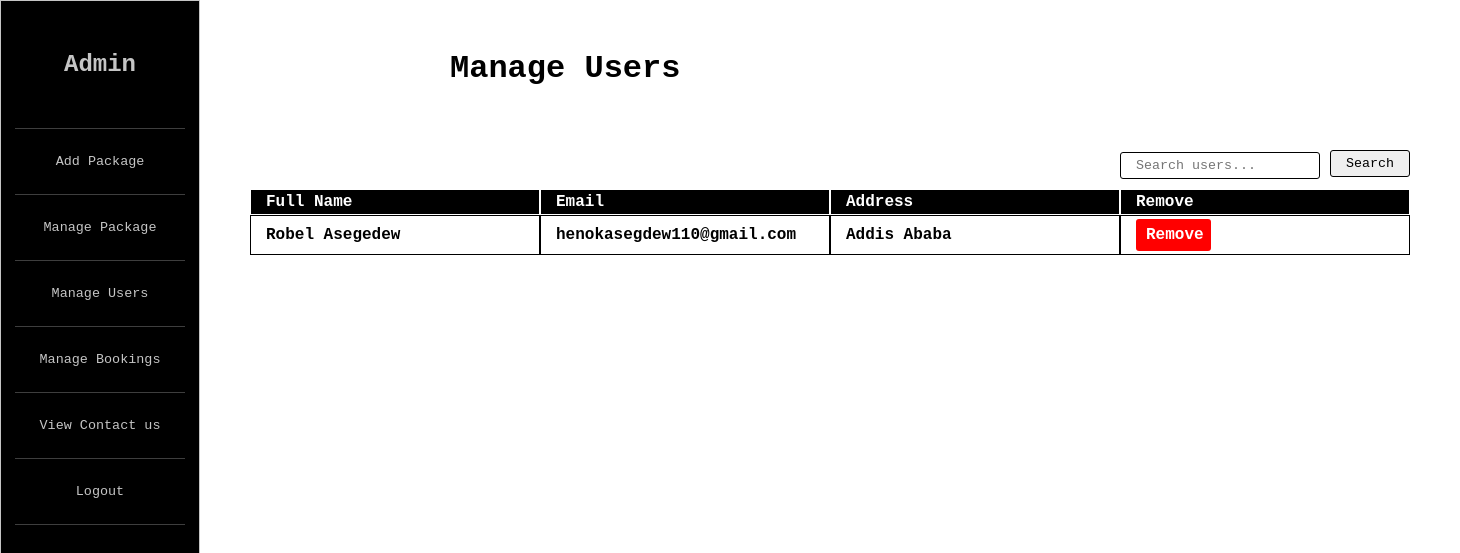
The app's page /admin/manage_user.php with its own data.
### tables this page shows
CREATE TABLE `users` (
  `id` int(11) NOT NULL,
  `fullname` varchar(100) NOT NULL,
  `email` varchar(100) NOT NULL,
  `password` varchar(255) NOT NULL,
  `address` text DEFAULT NULL
);

### admin/manage_user.php (the view, shortened to what this page needs)
<!DOCTYPE html>
<html lang="en">
<head>
    <link rel="stylesheet" href="./css/home.css">
    <link rel="stylesheet" href="./css/manage_user.css">
</head>
<body>
<?php
include '../php/connection.php';
$search = '';
$sql = "SELECT id, fullname, email, address FROM users WHERE fullname LIKE ? OR email LIKE ?";
$stmt = $conn->prepare($sql);
$searchParam = '%' . $search . '%';
$stmt->bind_param('ss', $searchParam, $searchParam);
$stmt->execute();
$result = $stmt->get_result();
$datas = [];
if ($result->num_rows > 0) {
    while ($row = $result->fetch_assoc()) {
        $datas[] = $row;
    }
} else {
    echo "0 results";
}
?>
    <div class="side-panel">
        <h2>Admin</h2>
        <div class="link-list">
            <a href="./add_package.php">Add Package</a>
            <a href="./manage_package.php">Manage Package</a>
            <a href="">Manage Users</a>
            <a href="">Manage Bookings</a>
            <a href="">View Contact us</a>
            <a href="./php/logout.php">Logout</a>
        </div>
    </div>
    <div class="main">
        <h1 class="title">Manage Users</h1>
        <form action="" method="post">
            <input type="text" name="search" placeholder="Search users..." value="">
            <input type="submit" value="Search">
        </form>
        <div class="container">
            <div class="head body">Full Name</div>
            <div class="head body">Email</div>
            <div class="head body">Address</div>
            <div class="head body">Remove</div>
            <?php
                if (!empty($datas)) {
                    foreach ($datas as $data) {
                        echo '<div class="body">' . htmlspecialchars($data['fullname']) . '</div>';
                        echo '<div class="body">' . htmlspecialchars($data['email']) . '</div>';
                        echo '<div class="body">' . htmlspecialchars($data['address']) . '</div>';
                        echo '<div class="body"><a class="btn remove" href="./php/deleteUser.php?id=' . htmlspecialchars($data['id']) . '">Remove</a></div>';
                    }
                }
            ?>
        </div>
    </div>
</body>
</html>

### admin/css/home.css (style rules this page uses)
* { box-sizing: border-box; margin: 0; padding: 0; font-family: 'Courier New', Courier, monospace; }
body { height: 100vh; display: flex; overflow-x: hidden; }
.main { padding-bottom: 10px; }
.title { width: 100%; margin: 50px 200px; }

### admin/css/manage_user.css (style rules this page uses)
.main { width: 100%; height: fit-content; margin: 0 50px 0 250px; }
.container { width: 100%; display: grid; grid-template-columns: repeat(4, 1fr); }
.head { background-color: #000; color: #fff; }
.body { border: 1px solid; padding: 3px 15px; font-weight: bolder; display: flex; align-items: center; }
form { margin-left: auto; width: 1000px; display: flex; justify-content: flex-end; align-items: center; gap: 10px; }
input[type='text'] { border: 1px solid; padding: 5px 15px; margin: 15px 0 10px; border-radius: 3px; }
input[type='submit'] { padding: 5px 15px; border: 1px solid black; border-radius: 3px; }
.btn { width: 75px; padding: 7px 10px; text-decoration: none; border-radius: 3px; color: #fff; }
.remove { background-color: red; }

### records on screen
users: fullname "Robel Asegedew", email "henokasegdew110@gmail.com", address "Addis Ababa"
